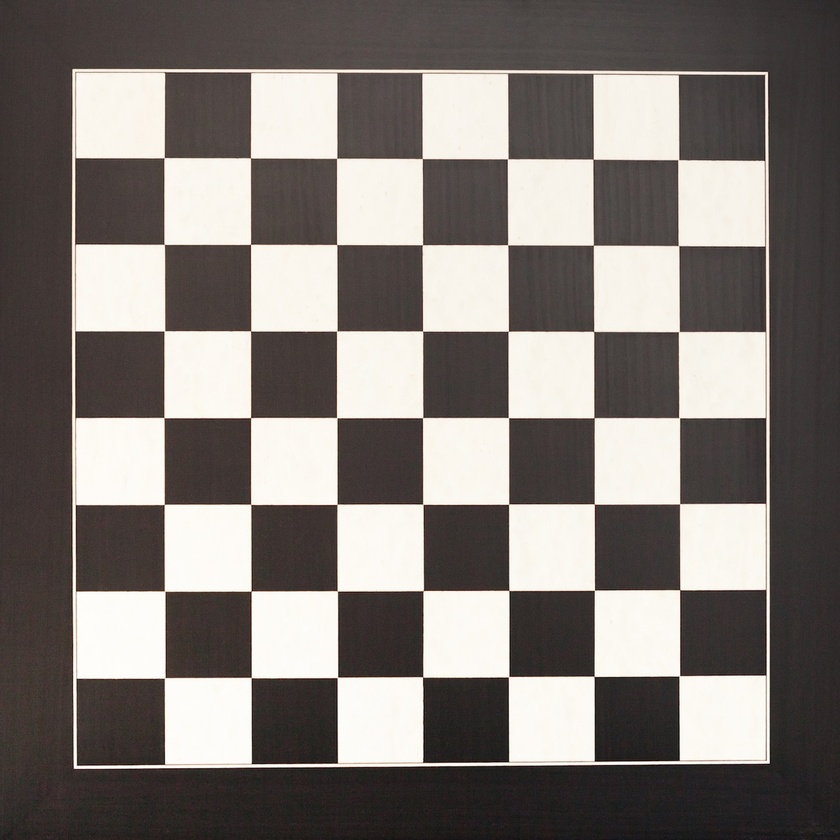
#> input picture chess.jpg, 840 x 840 px, shrunk from 1280 x 1280 before the run
$ jupyter execute 'Harris Corner.ipynb'
#> lines starting #> are read from the running program, lines starting #| are printed output that depends on the picture; after the words box and inside, x2 and y2 are one past the last pixel; in counts of white or black regions, pixels touching at a corner belong together
[cell 1]
import numpy as np
import matplotlib.pyplot as plt
import cv2

[cell 2]
# Loading the image

image = cv2.imread('chess.jpg')
#> image is the input picture: shape (840, 840, 3); mean B, G, R 117.7, 121.9, 128.1

gray_image = cv2.cvtColor(image,cv2.COLOR_BGR2GRAY)
gray_image = np.float32(gray_image)

plt.imshow(gray_image,cmap='gray')

[cell 3]
dst = cv2.cornerHarris(gray_image,2,3,0.04)
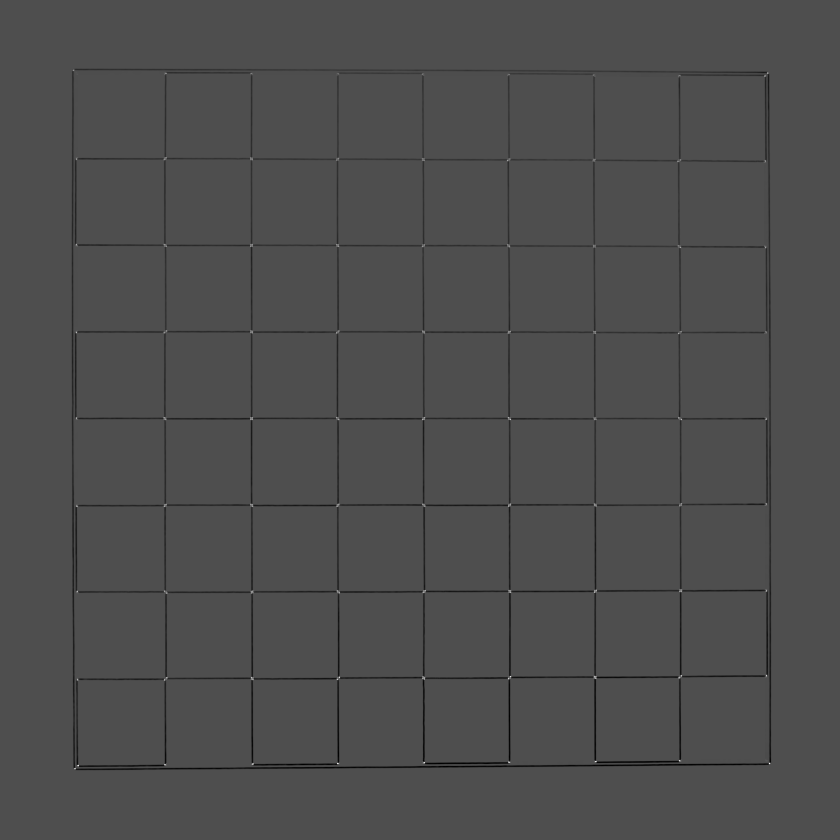
#> dst: shape (840, 840) float32; min -68681504, max 154785424, mean -1031176.8; drawn with min black and max white

[cell 4]
plt.imshow(dst)

[cell 5]
dst = cv2.dilate(dst,None)
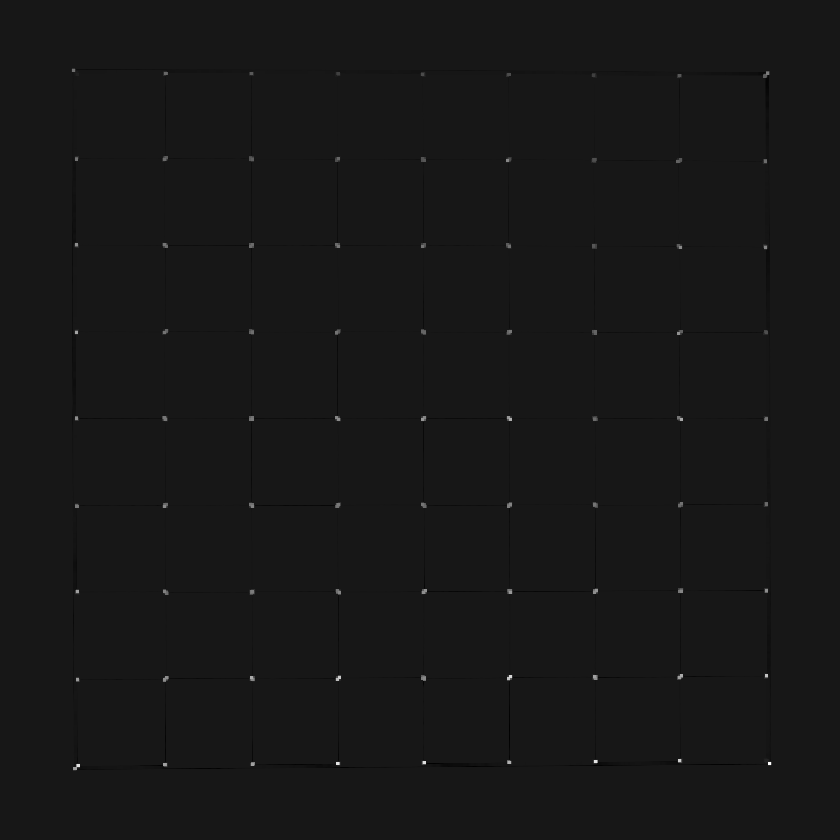
#> dst: shape (840, 840) float32; min -15763574, max 154785424, mean 57806.6; drawn with min black and max white

[cell 6]
# Selecting strongest corners

thresh = 0.1*dst.max()
#> thresh = 15478542.4

corner_image = np.copy(image)

for j in range(0,dst.shape[0]):
    for i in range(0,dst.shape[1]):
        if(dst[i][j] > thresh):
            cv2.circle(corner_image,(i,j),1,(255,0,0),4)
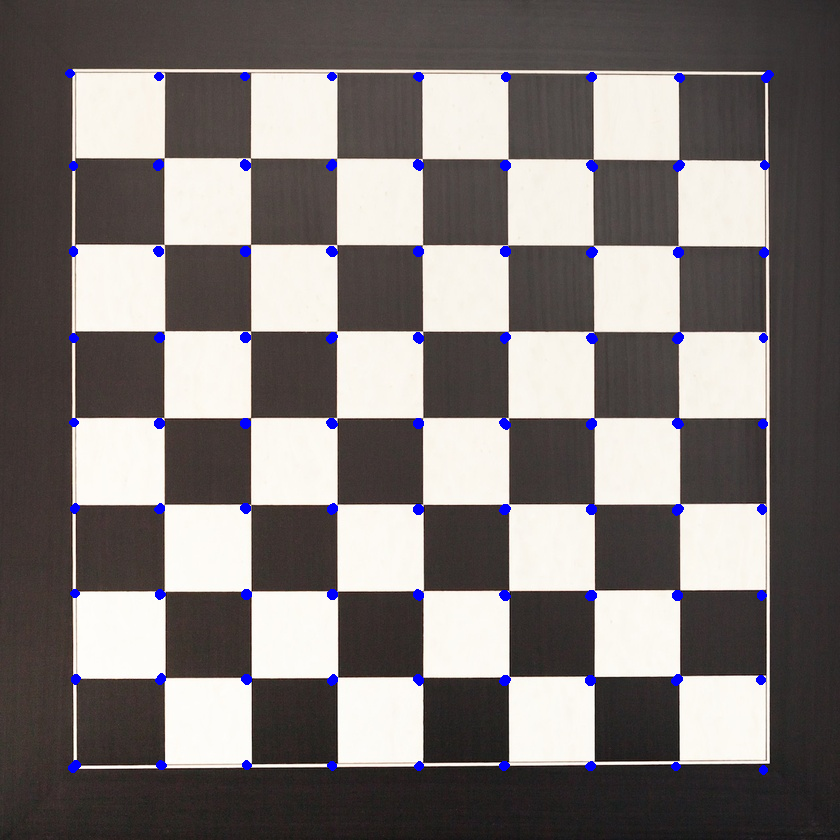
#> corner_image: shape (840, 840, 3); 1.02% of pixels changed, all inside (x1, y1, x2, y2) = (65, 69, 774, 775)

fig = plt.figure(figsize=(10,10))
ax = fig.add_subplot(111)

ax.imshow(corner_image)
